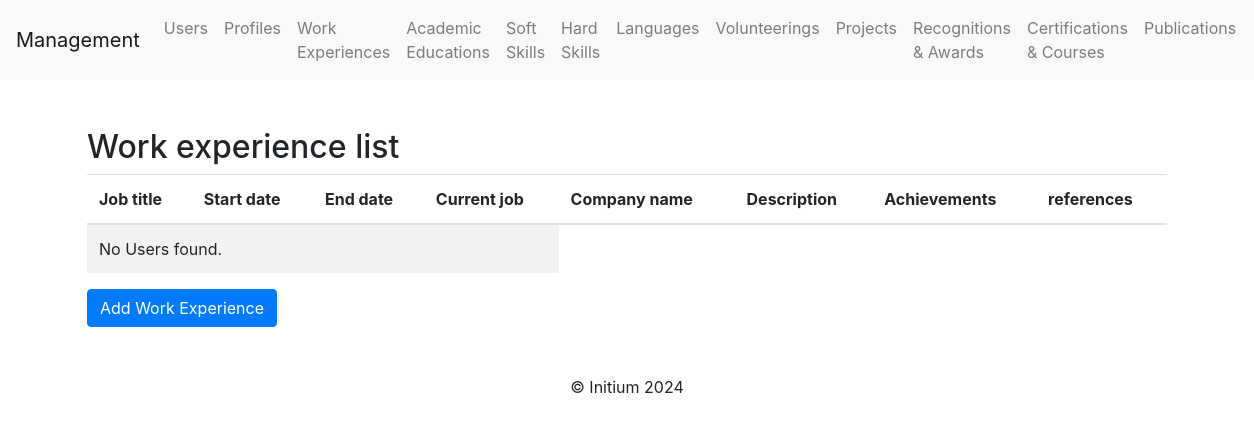
Before: /work_experiences/ with the older database file.
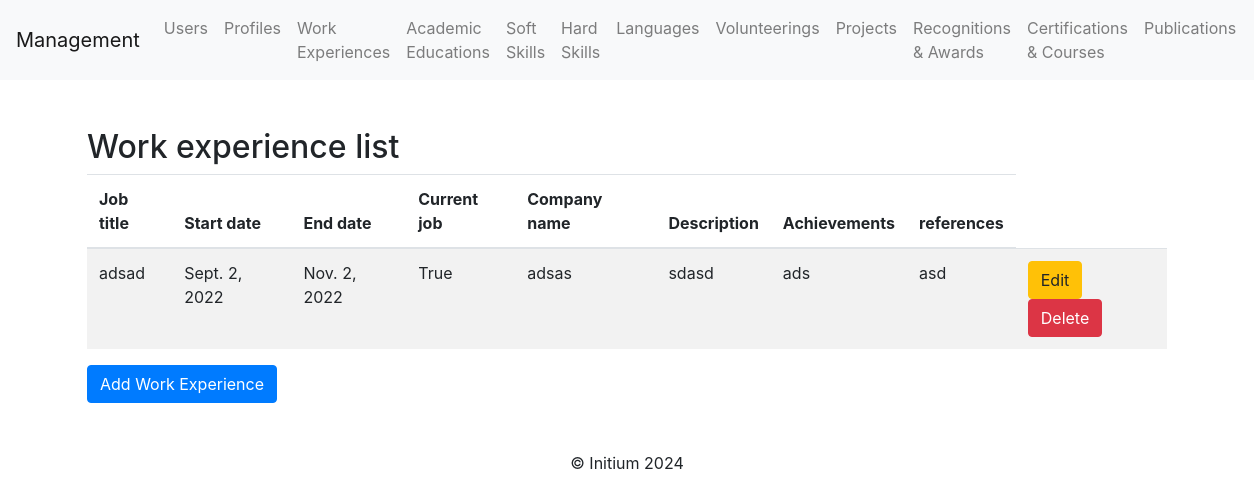
After: the same page with the newer database file.
### profile_cv/models.py (models this page shows)
class WorkExperience(models.Model):
    job_title = models.CharField(max_length=255)  # Job title
    start_date = models.DateField()  # Start date
    end_date = models.DateField(blank=True, null=True)  # Optional end date
    current_job = models.BooleanField(blank=True, null=True)  # Current job
    company_name = models.CharField(max_length=255)  # Company name
    description = models.TextField(blank=True, null=True)  # Optional description
    achievements = models.TextField(blank=True, null=True)  # Optional achievements
    references = models.TextField(blank=True, null=True)  # Optional references

### profile_cv/views.py (the view)
# urls.py: path('work_experiences/', work_experience_list, name='work_experience_list'),
def work_experience_list(request):
    work_experiences = WorkExperience.objects.all()
    return render(request, "work_experience/work_experience_list.html", {"work_experiences": work_experiences})

### profile_cv/templates/work_experience/work_experience_list.html (shortened to what this page needs)
{% extends 'base.html' %}
{% block content %}
<div class="container mt-5">
    <h2>Work experience list</h2>
    <table class="table table-striped">
        <thead>
            <tr>
                <th>Job title</th>
                <th>Start date</th>
                <th>End date</th>
                <th>Current job</th>
                <th>Company name</th>
                <th>Description</th>
                <th>Achievements</th>
                <th>references</th>
            </tr>
        </thead>
        <tbody>
            {% for work_experience in work_experiences %}
            <tr>
                <td>{{ work_experience.job_title }}</td>
                <td>{{ work_experience.start_date }}</td>
                <td>{{ work_experience.end_date }}</td>
                <td>{{ work_experience.current_job }}</td>
                <td>{{ work_experience.company_name }}</td>
                <td>{{ work_experience.description }}</td>
                <td>{{ work_experience.achievements }}</td>
                <td>{{ work_experience.references }}</td>
                <td>
                    <a class="btn btn-warning" href="{% url 'work_experience_update' work_experience.pk %}">Edit</a>
                    <a class="btn btn-danger" href="{% url 'work_experience_delete' work_experience.pk %}">Delete</a>
                </td>
            </tr>
            {% empty %}
            <tr>
                <td colspan="4">No Users found.</td>
            </tr>
            {% endfor %}
        </tbody>
    </table>
    <a class="btn btn-primary" href="{% url 'work_experience_create' %}">Add Work Experience</a>
</div>
{% endblock %}

Changed rows visible on the page:
added WorkExperience: job_title "adsad", start_date "Sept. 2, 2022", end_date "Nov. 2, 2022", current_job "True", company_name "adsas", description "sdasd", achievements "ads", references "asd"
Other visible differences:
text no longer shown: "No Users found."
